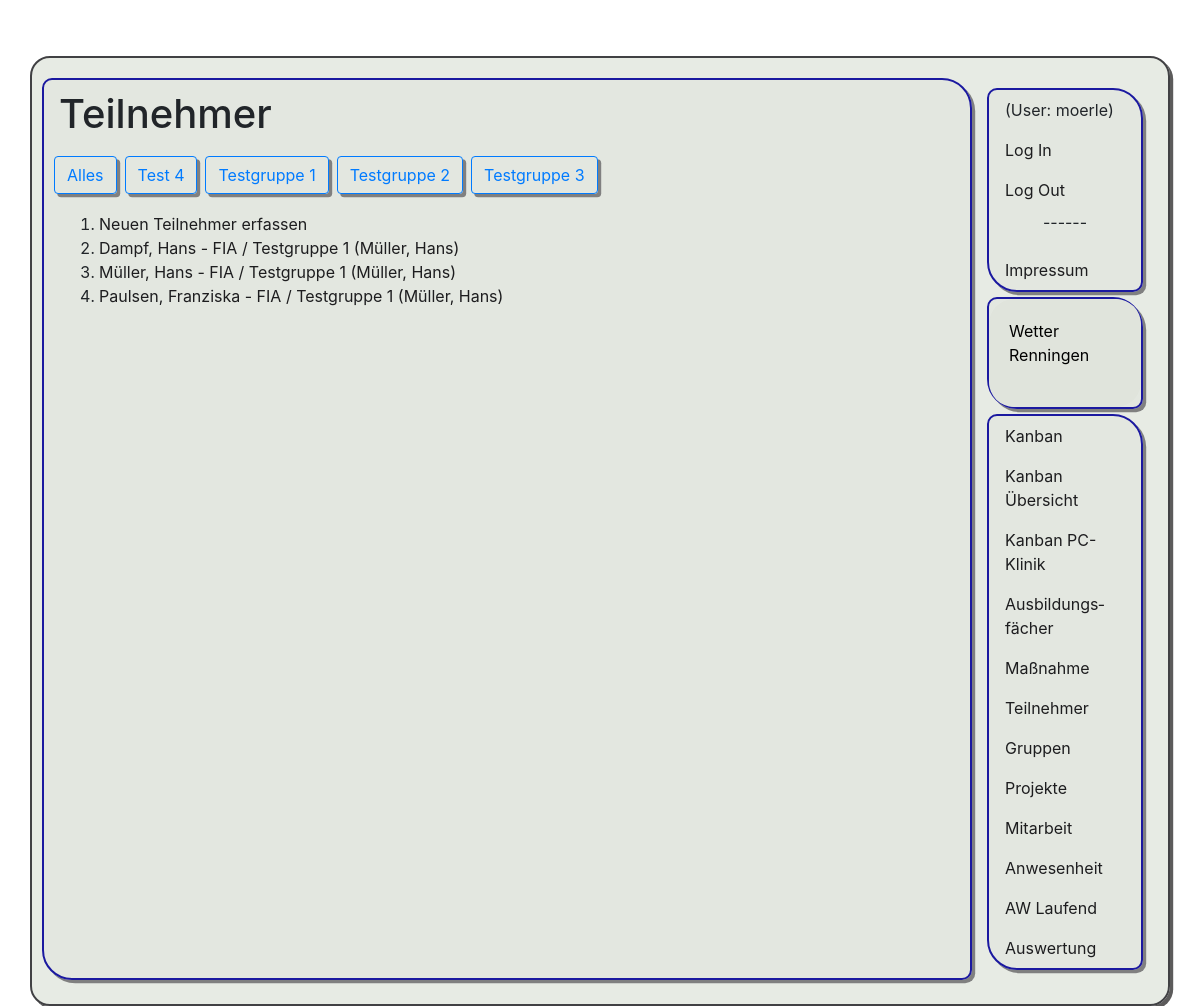
The app's page /pr1/tn/ (signed in) with its own data.
### app1/models.py (models this page shows, shortened)
class Gruppe(models.Model):
    name = models.CharField(max_length=50)
    aktiv = models.BooleanField(default=True)
    raum = models.ForeignKey(Raum, on_delete=models.CASCADE, null=True, blank=True)
    sprecher = models.ForeignKey('Teilnehmer', verbose_name="Gruppensprecher", on_delete=models.CASCADE, null=True, blank=True, related_name="Gruppensprecher")
    def __str__(self):
        if self.sprecher != None:
            return f"{self.name} ({self.sprecher.name}, {self.sprecher.vorname})"
        else:
            return f"{self.name}"
    class Meta:
        ordering = ['name']
        verbose_name_plural = "Gruppen"

class Teilnehmer(models.Model):
    name = models.CharField(max_length=50)
    vorname = models.CharField(max_length=50)
    ausbildung = models.ForeignKey(Ausbildung, on_delete=models.CASCADE)
    gruppe = models.ForeignKey(Gruppe, on_delete=models.CASCADE, null=True)
    aktiv = models.BooleanField(default=True)
    email = models.CharField(max_length=255, blank=True)
    mobil = models.CharField(max_length=255, blank=True)
    def __str__(self):
        return self.name+", "+self.vorname+" - "+self.ausbildung.slug+" / "+str(self.gruppe)
    class Meta:
        ordering = ['name']
        verbose_name_plural = "Teilnehmer"

class Ausbildung(models.Model):
    name = models.CharField(max_length=50)
    slug = models.CharField(max_length=10, unique=True)
    aktiv = models.BooleanField(default=True)
    class Meta:
        ordering = ['slug']
        verbose_name_plural = "Ausbildungen"

### app1/views.py (the view)
# urls.py: path('tn/', views.tnAllg, name="tn"),
@permission_required('app1.view_teilnehmer')
def tnAllg(request):
    gruppe = Gruppe.objects.filter(aktiv=True).order_by("name")
    test = Teilnehmer.objects.filter(aktiv=True).order_by("name")
    return render(request, 'app1/list_tn.html', {'liste': test, 'gruppe': gruppe,
                                                 'gruppe_id': -1, })

### app1/templates/app1/list_tn.html
﻿{% extends 'app1/base.html' %}
{% block h1 %}
Teilnehmer
{% endblock h1 %}
{% block content %}
{% if gruppe %}
    <div class="row">
        <a href="/pr1/tn/" class="BereichBtn"> <button type="button" class="btn btn-outline-primary">Alles</button> </a>
        {% for item in gruppe %}
            <a href="/pr1/tn/lst/{{item.id}}" class="BereichBtn"> <button type="button" class="btn btn-outline-primary" {% if gruppe_id == item.id %} disabled {% endif%}>{{item.name}}</button> </a>
        {% endfor %}
    </div>
{% endif %}
<ol>
    <li><a href="/pr1/tn/neu">Neuen Teilnehmer erfassen</a></li>
    {% for zeile in liste %}
        <li><a href="/pr1/tn/{{zeile.id}}"> {{ zeile }}</a></li>
    {% endfor %}
</ol>
{% endblock content %}

### app1/templates/app1/base.html (shortened to what this page needs)
{% load static tz %}
<!doctype html>
<html lang="de">
    <head>
        <link rel="stylesheet" href="https://cdn.jsdelivr.net/npm/bootstrap@4.5.3/dist/css/bootstrap.min.css">
        <link rel="stylesheet" href="{% static 'css/styles.css' %}" />
    </head>
    <body>
        <div class="container">
            <div class="row">
                <div class="col-md-10 inhalt">
                    <h1>{% block h1 %}Überschrift{% endblock h1 %}</h1>
                    {% block content %}
                    {% endblock content %}
                </div>
                <div class="col-md-2 navi">
                    <nav class="nav flex-column">
                        <div class="nav-link"> (User: {{user}})</div>
                        <a class="nav-link gruen" href="/pr1/auth?next=/pr1/">Log In</a>
                        <a class="nav-link rot" href="/pr1/logout">Log Out</a>
                        <p class="center">------</p>
                        <a class="nav-link" href="/pr1/impress">Impres&shy;sum</a>
                    </nav>
                    <nav class="nav flex-column">
                       <div id="wcom-e00a8ce320c777a03bbe2f2a113101a4" style="border: 0px; background-color: rgb(224, 228, 220); border-radius: 25px; color: rgb(0, 0, 0);" class="wcom-default w150x150"><link rel="stylesheet" href="//cs3.wettercomassets.com/woys/5/css/w.css" media="all"><div class="wcom-city"><a style="color: #000" href="https://www.wetter.comdeutschland/renningen/DE0008793.html" target="_blank" rel="nofollow" aria-label="Wetter Berlin" title="Wetter Renningen">Wetter Renningen</a></div><div id="wcom-e00a8ce320c777a03bbe2f2a113101a4-weather"></div></div>
                    </nav>
                   <nav class="nav flex-column ">
                        <a class="nav-link active" href="/pr1/kanban/">Kanban</a>
                        <a class="nav-link" href="/pr1/kanban/all/">Kan&shy;ban Übersicht</a>
                        <a class="nav-link" href="/pr1/kanban/pck/">Kan&shy;ban PC-Klinik</a>
                        <a class="nav-link" href="/pr1/fach/">Aus&shy;bildungs&shy;fächer</a>
                        <a class="nav-link" href="/pr1/ausb/">Maß&shy;nahme</a>
                        <a class="nav-link" href="/pr1/tn/">Teil&shy;nehmer</a>
                        <a class="nav-link" href="/pr1/grp/">Grup&shy;pen</a>
                        <a class="nav-link" href="/pr1/projekte/">Pro&shy;jekte</a>
                        <a class="nav-link" href="/pr1/mitarbeit">Mit&shy;arbeit</a>
                        <a class="nav-link" href="/pr1/anwesenheit">An&shy;wesenheit</a>
                        <a class="nav-link" href="/pr1/anwesenheit/1">AW Laufend</a>
                        <a class="nav-link" href="/pr1/anwesenheit/auswertung/1">Aus&shy;wertung</a>
                    </nav>
                </div>
            </div>
        </div>
    </body>
</html>

### app1/static/css/styles.css (style rules this page uses)
.center { text-align: center; }
.BereichBtn { margin-right: 0.5em; margin-bottom: 0.5em; }
body { background-image: url(../pics/hintergrund1.png); height: 95vh; background-position: center; background-repeat: no-repeat; background-size: cover; }
div { padding: 10px 10px; }
.container { background-color: rgb(225, 230, 222, 0.80); border-radius: 20px 20px 20px 20px; margin-top: 2em; box-shadow: 0.2em 0.2em rgb(92, 91, 91); border: 2px solid #414144; }
.nav, .inhalt { background-color: rgba(225, 230, 222, 0.637); border: 2px solid #1b19a0; border-radius: 10px 30px 10px 30px; box-shadow: 0.2em 0.2em gray; margin-bottom: 0.3em; }
button { box-shadow: 0.2em 0.2em gray; }
a:link, a:visited { color: rgb(29, 29, 31); }
.rot { color: red; }
.gruen { color: green; }

### records on screen
Gruppe: name "Test 4"
Gruppe: name "Testgruppe 1"
Gruppe: name "Testgruppe 2"
Gruppe: name "Testgruppe 3"
Teilnehmer: name+vorname+ausbildung "Dampf, Hans - FIA / Testgruppe 1 (Müller, Hans)"
Teilnehmer: name+vorname+ausbildung "Müller, Hans - FIA / Testgruppe 1 (Müller, Hans)"
Teilnehmer: name+vorname+ausbildung "Paulsen, Franziska - FIA / Testgruppe 1 (Müller, Hans)"

### other values on screen
{{ user }} "moerle"
